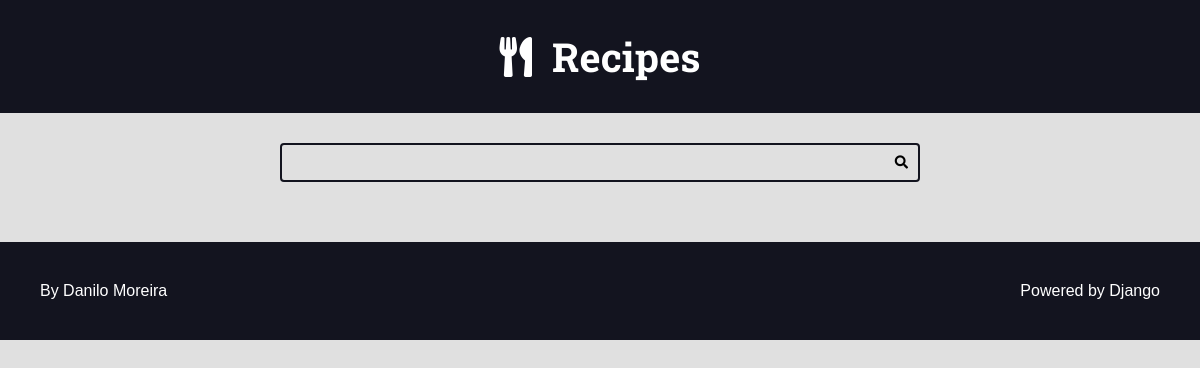
Page /recipes/category/3/ on the earlier database version.
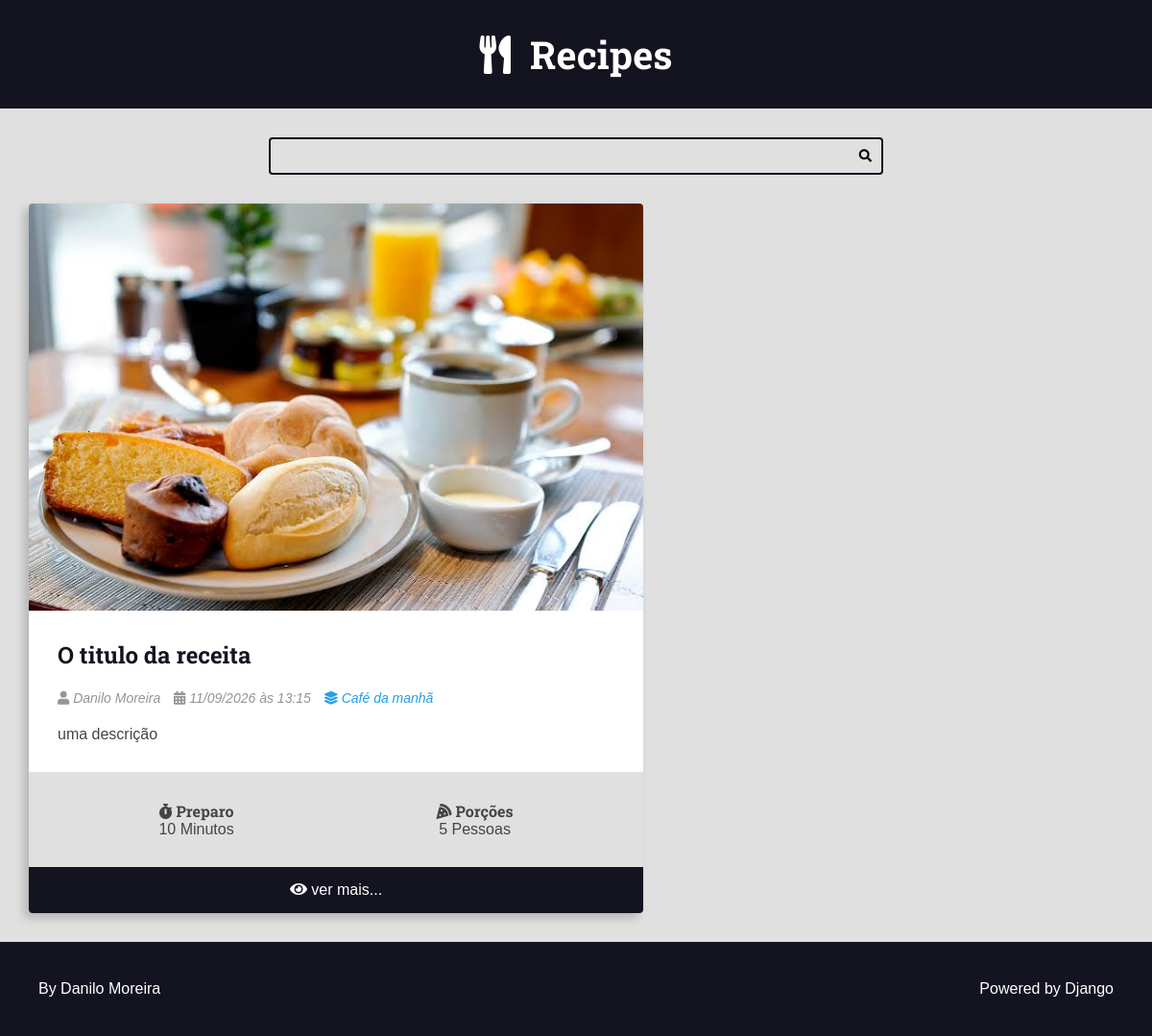
Same page on the later database version.
### recipes/models.py (models this page shows, shortened)
class Recipe(models.Model):
    title = models.CharField(max_length=65)
    description = models.CharField(max_length=165)
    slug = models.SlugField()
    preparation_time = models.IntegerField()
    preparation_time_unit = models.CharField(max_length=65)
    servings = models.IntegerField()
    servings_unit = models.CharField(max_length=65)
    preparation_steps = models.TextField()
    preparation_steps_is_html = models.BooleanField(default=False)
    created_at = models.DateTimeField(auto_now_add=True)
    updated_at = models.DateTimeField(auto_now=True)
    is_published = models.BooleanField(default=False)
    cover = models.ImageField(upload_to='recipes/covers/%Y/%m/%d/', blank=True, default='')
    category = models.ForeignKey(
        Category, on_delete=models.SET_NULL, null=True, blank=True, default=None)
    author = models.ForeignKey(
        User, on_delete=models.SET_NULL, null=True
    )

class Category(models.Model):
    name = models.CharField(max_length=65)

### recipes/views.py (the view)
# urls.py: path('recipes/category/<int:category_id>/',views.category, name="category"),
def category(request, category_id):
    recipes = Recipe.objects.filter(category__id=category_id, is_published=True).order_by('-id')
    return render(request, 'recipes/pages/category.html', context={'recipes': recipes,})

### recipes/templates/recipes/pages/category.html (shortened to what this page needs)
{% extends 'global/base.html' %}
{% block content %}
<div class="main-content main-content-list container">
    {% for recipe in recipes  %}
    {% include 'recipes/partials/recipe.html' %}
    {% endfor %}
</div>
{% endblock content %}

### recipes/templates/recipes/partials/recipe.html (shortened to what this page needs)
<div class="recipe recipe-list-item">
    {% if recipe.cover %}
        <div class="recipe-cover">
            <a href="{% url 'recipes:recipe' recipe.id %}">
                <img src="{{ recipe.cover.url }}" alt="Temporário">
            </a>
        </div>
    {% endif %}
    <div class="recipe-title-container">
        <h2 class="recipe-title">
            <a href="{% url 'recipes:recipe' recipe.id %}">
                {{ recipe.title }}
            </a>
        </h2>
    </div>
    <div class="recipe-author">
        {% if recipe.author is not None%}
            <span class="recipe-author-item">
                <i class="fas fa-user"></i>
                    {% if recipe.author.first_name %}
                        {{ recipe.author.first_name }} {{ recipe.author.last_name }}
                    {% else %}
                        {{ recipe.author.username }}
                    {% endif %}
            </span>
        {% endif %}
        {% if recipe.category is not None %}
            <span class="recipe-author-item">
                <i class="fas fa-calendar-alt"></i>
                {{ recipe.created_at|date:"d/m/Y" }} às {{ recipe.created_at|date:"H:i" }}
            </span>
            <span class="recipe-author-item">
                <a href="{% url 'recipes:category' recipe.category.id %}">
                    <i class="fas fa-layer-group"></i>
                    <span>{{ recipe.category.name }}</span>
                </a>
            </span>
        {% endif %}
    </div>
    <div class="recipe-content">
        <p>{{ recipe.description }}</p>
    </div>
    <div class="recipe-meta-container">
        <div class="recipe-meta recipe-preparation">
            <h3 class="recipe-meta-title"><i class="fas fa-stopwatch"></i> Preparo</h3>
            <div class="recipe-meta-text">
                {{ recipe.preparation_time }} {{ recipe.preparation_time_unit }}
            </div>
        </div>
        <div class="recipe-meta recipe-servings">
            <h3 class="recipe-meta-title"><i class="fas fa-pizza-slice"></i> Porções</h3>
            <div class="recipe-meta-text">
                {{ recipe.servings }} {{ recipe.servings_unit }}
            </div>
        </div>
    </div>
    {% if is_detail_page is not True %}
        <footer class="recipe-footer">
            <a class="recipe-read-more button button-dark button-full-width" href="{% url 'recipes:recipe' recipe.id %}">
                <i class="fas fa-eye"></i>
                <span>ver mais...</span>
            </a>
        </footer>
    {% endif %}
</div>

Differences in the rows shown:
added Recipe: cover (picture), title "O titulo da receita", author.first_name "Danilo", author.last_name "Moreira", created_at "11/09/2026", created_at "13:15", category.name "Café da manhã", description "uma descrição", preparation_time "10", preparation_time_unit "Minutos", servings "5", servings_unit "Pessoas"
